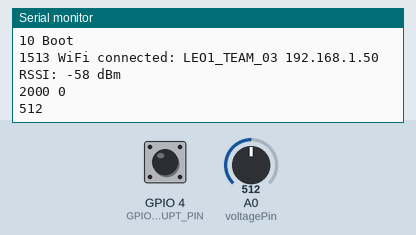
This sketch was run on a simulated ESP8266 (NodeMCU). Parts: the last lines printed to the serial monitor. Inputs (shaded band) come from the test bench; at power-on: A0 (voltagePin) = 512, GPIO 4 (GPIO_INTERRUPT_PIN) HIGH. WiFi joins after 1.5 s; servers stay silent unless stated; no MQTT or app messages arrive unless stated.

Above: at 2.7 s.
2.8 s: A0 (voltagePin) set to 716
At 5.2 s:
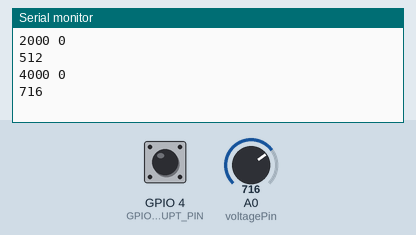
5.5 s: GPIO 4 (GPIO_INTERRUPT_PIN) pulled LOW for 2.4 s
9.4 s: A0 (voltagePin) set to 900
At 15.3 s:
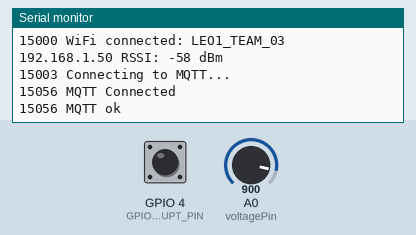
15.4 s: GPIO 4 (GPIO_INTERRUPT_PIN) pulled LOW for 2.4 s
Timing chart, 0 to 18.4 s (numbered marks = the images above; inputs shaded):
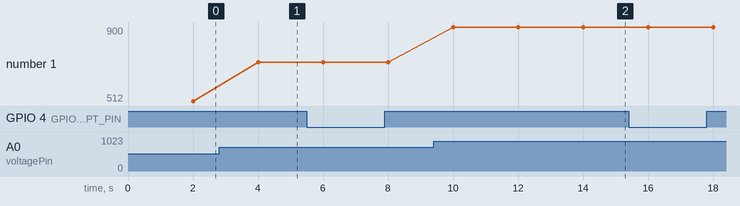

The sketch:

esp8266_count_mqtt.ino
```cpp
// Linux for Embedded Objects 1
// University of Southern Denmark

// 2022-03-24, Kjeld Jensen, First version

// Configuration
#define WIFI_SSID       "LEO1_TEAM_03"
#define WIFI_PASSWORD    "gruppe03"

#define MQTT_SERVER      "192.168.10.1"
#define MQTT_SERVERPORT  1883
#define MQTT_USERNAME    "pi"
#define MQTT_KEY         "gruppe03"
#define MQTT_TOPIC       "/count"
#define MQTT_TOPIC2      "/voltage"


// wifi
#include <ESP8266WiFiMulti.h>
#include <ESP8266HTTPClient.h>
ESP8266WiFiMulti WiFiMulti;
const uint32_t conn_tout_ms = 5000;

// counter
#define GPIO_INTERRUPT_PIN 4
#define DEBOUNCE_TIME 100
volatile unsigned long count_prev_time;
volatile unsigned long count;
long voltagePin = A0;
volatile unsigned long voltage;


// mqtt
#include "Adafruit_MQTT.h"
#include "Adafruit_MQTT_Client.h"
WiFiClient wifi_client;
Adafruit_MQTT_Client mqtt(&wifi_client, MQTT_SERVER, MQTT_SERVERPORT, MQTT_USERNAME, MQTT_KEY);
Adafruit_MQTT_Publish count_mqtt_publish = Adafruit_MQTT_Publish(&mqtt, MQTT_USERNAME MQTT_TOPIC);
Adafruit_MQTT_Publish count_mqtt_publish_voltage = Adafruit_MQTT_Publish(&mqtt, MQTT_USERNAME MQTT_TOPIC2);


// publish
#define PUBLISH_INTERVAL 15000
unsigned long prev_post_time;

// debug
#define DEBUG_INTERVAL 2000
unsigned long prev_debug_time;

ICACHE_RAM_ATTR void count_isr()
{
  if (count_prev_time + DEBOUNCE_TIME < millis() || count_prev_time > millis())
  {
    count_prev_time = millis();
    count++;
  }
}

void debug(const char *s)
{
  Serial.print (millis());
  Serial.print (" ");
  Serial.println(s);
}

void mqtt_connect()
{
  int8_t ret;

  // Stop if already connected.
  if (! mqtt.connected())
  {
    debug("Connecting to MQTT... ");
    while ((ret = mqtt.connect()) != 0)
    { // connect will return 0 for connected
         Serial.println(mqtt.connectErrorString(ret));
         debug("Retrying MQTT connection in 5 seconds...");
         mqtt.disconnect();
         delay(5000);  // wait 5 seconds
    }
    debug("MQTT Connected");
  }
}

void print_wifi_status()
{
  Serial.print (millis());
  Serial.print(" WiFi connected: ");
  Serial.print(WiFi.SSID());
  Serial.print(" ");
  Serial.print(WiFi.localIP());
  Serial.print(" RSSI: ");
  Serial.print(WiFi.RSSI());
  Serial.println(" dBm");
}

void setup()
{
  // count
  count_prev_time = millis();
  count = 0;
  voltage = 0;
  pinMode(GPIO_INTERRUPT_PIN, INPUT_PULLUP);
  attachInterrupt(digitalPinToInterrupt(GPIO_INTERRUPT_PIN), count_isr, RISING);

  // serial
  Serial.begin(115200);
  delay(10);
  debug("Boot");

  // wifi
  WiFi.persistent(false);
  WiFi.mode(WIFI_STA);
  WiFiMulti.addAP(WIFI_SSID, WIFI_PASSWORD);
  if(WiFiMulti.run(conn_tout_ms) == WL_CONNECTED)
  {
    print_wifi_status();
  }
  else
  {
    debug("Unable to connect");
  }
}

void publish_data()
{
  char payload[10];
  char payload2[10];

  sprintf (payload, "%ld" , count);
  sprintf (payload2, "%ld", voltage);

  count = 0;
  Serial.print(millis());
  Serial.print(" Publishing: ");
  Serial.println(payload);

  Serial.print(millis());
  Serial.println(" Connecting...");
  if((WiFiMulti.run(conn_tout_ms) == WL_CONNECTED))
  {
    print_wifi_status();

    mqtt_connect();
    if (! count_mqtt_publish.publish(payload) || ! count_mqtt_publish_voltage.publish(payload2))
    {
      debug("MQTT failed");
    }
    else
    {
      debug("MQTT ok");
    }

  }
}

void loop()
{
    if (millis() - prev_post_time >= PUBLISH_INTERVAL)
    {
      prev_post_time = millis();
      publish_data();
    }

    if (millis() - prev_debug_time >= DEBUG_INTERVAL)
    {
      voltage = analogRead(voltagePin);
      prev_debug_time = millis();
      Serial.print(millis());
      Serial.print(" ");
      Serial.println(count);
      Serial.println(voltage);
    }
}
```

Measured:
- after the input at 2.8 s, the serial monitor: prints a new line after 1.2 s (image 1)
- after the input at 9.4 s, the serial monitor: prints a new line after 0.60 s (image 2)
- plotted number 1: 512 → 716 after the input at 2.8 s, 716 → 900 after the input at 9.4 s
